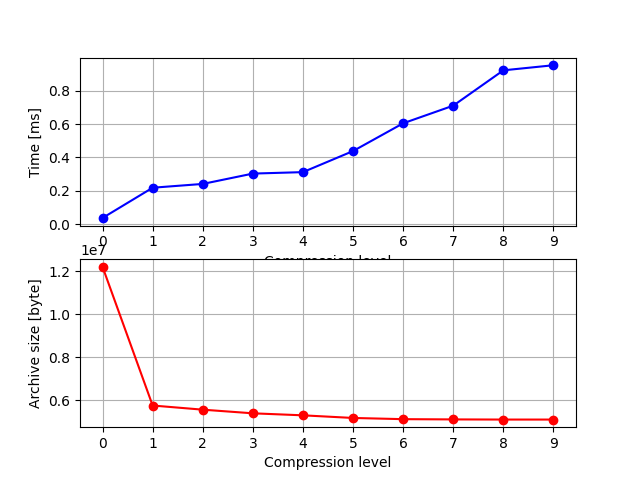

This chart was generated by the following Python code:
import os
import time
import matplotlib.pyplot as plt

file_list = ['big_text.txt', 'MARBLES.bmp', 'RAY.bmp']
zip_file_name = 'file.zip'

if __name__ == "__main__":
    levels = list(range(10))
    real_time = []
    archive_size = []

    size_before_compression = 0
    for f in file_list:
        size_before_compression += os.path.getsize(f)
    print(f"Original size = {str(size_before_compression)} bytes")

    # run commands
    for level in levels:
        files = ' '.join(str(f) for f in file_list)
        command = 'zip -{} {} {}'.format(level, zip_file_name, files)

        t_ = time.time()
        os.system(command)
        t = time.time() - t_
        size_after_compression = os.path.getsize(zip_file_name)
        real_time.append(t)
        archive_size.append(size_after_compression)

    # remove zip file
    os.remove(zip_file_name)

    # plot figure
    fix, axs = plt.subplots(2)

    axs[0].plot(levels, real_time, 'bo-')
    axs[1].plot(levels, archive_size, 'ro-')

    axs[0].set_xticks(levels)
    axs[1].set_xticks(levels)

    axs[0].grid(True, which='both')
    axs[1].grid(True, which='both')

    axs[0].set_xlabel('Compression level')
    axs[1].set_xlabel('Compression level')

    axs[0].set_ylabel('Time [ms]')
    axs[1].set_ylabel('Archive size [byte]')

    plt.savefig('task4_3.png')





